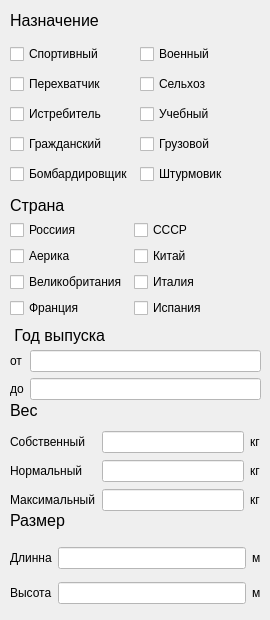
      <widget class="QWidget" name="page_7">
       <widget class="QLabel" name="label_56">
        <property name="geometry">
         <rect>
          <x>10</x>
          <y>10</y>
          <width>181</width>
          <height>21</height>
         </rect>
        </property>
        <property name="font">
         <font>
          <pointsize>12</pointsize>
         </font>
        </property>
        <property name="text">
         <string>Назначение</string>
        </property>
       </widget>
       <widget class="QLabel" name="label_61">
        <property name="geometry">
         <rect>
          <x>10</x>
          <y>195</y>
          <width>181</width>
          <height>21</height>
         </rect>
        </property>
        <property name="font">
         <font>
          <pointsize>12</pointsize>
         </font>
        </property>
        <property name="text">
         <string>Страна</string>
        </property>
       </widget>
       <widget class="QWidget" name="formLayoutWidget_10">
        <property name="geometry">
         <rect>
          <x>10</x>
          <y>220</y>
          <width>251</width>
          <height>103</height>
         </rect>
        </property>
        <layout class="QFormLayout" name="formLayout_10">
         <item row="0" column="0">
          <widget class="QCheckBox" name="checkBox_75">
           <property name="text">
            <string>Россиия</string>
           </property>
          </widget>
         </item>
         <item row="0" column="1">
          <widget class="QCheckBox" name="checkBox_76">
           <property name="text">
            <string>СССР</string>
           </property>
          </widget>
         </item>
         <item row="1" column="0">
          <widget class="QCheckBox" name="checkBox_77">
           <property name="text">
            <string>Аерика</string>
           </property>
          </widget>
         </item>
         <item row="1" column="1">
          <widget class="QCheckBox" name="checkBox_78">
           <property name="text">
            <string>Китай</string>
           </property>
          </widget>
         </item>
         <item row="2" column="0">
          <widget class="QCheckBox" name="checkBox_79">
           <property name="text">
            <string>Великобритания</string>
           </property>
          </widget>
         </item>
         <item row="2" column="1">
          <widget class="QCheckBox" name="checkBox_80">
           <property name="text">
            <string>Италия</string>
           </property>
          </widget>
         </item>
         <item row="3" column="0">
          <widget class="QCheckBox" name="checkBox_81">
           <property name="text">
            <string>Франция</string>
           </property>
          </widget>
         </item>
         <item row="3" column="1">
          <widget class="QCheckBox" name="checkBox_82">
           <property name="text">
            <string>Испания</string>
           </property>
          </widget>
         </item>
        </layout>
       </widget>
       <widget class="QLabel" name="label_152">
        <property name="geometry">
         <rect>
          <x>10</x>
          <y>325</y>
          <width>201</width>
          <height>21</height>
         </rect>
        </property>
        <property name="font">
         <font>
          <pointsize>12</pointsize>
         </font>
        </property>
        <property name="text">
         <string> Год выпуска</string>
        </property>
       </widget>
       <widget class="QLabel" name="label_153">
        <property name="geometry">
         <rect>
          <x>10</x>
          <y>400</y>
          <width>181</width>
          <height>21</height>
         </rect>
        </property>
        <property name="font">
         <font>
          <pointsize>12</pointsize>
         </font>
        </property>
        <property name="text">
         <string>Вес</string>
        </property>
       </widget>
       <widget class="QLabel" name="label_154">
        <property name="geometry">
         <rect>
          <x>10</x>
          <y>510</y>
          <width>181</width>
          <height>21</height>
         </rect>
        </property>
        <property name="font">
         <font>
          <pointsize>12</pointsize>
         </font>
        </property>
        <property name="text">
         <string>Размер</string>
        </property>
       </widget>
       <widget class="QWidget" name="formLayoutWidget_5">
        <property name="geometry">
         <rect>
          <x>10</x>
          <y>350</y>
          <width>251</width>
          <height>53</height>
         </rect>
        </property>
        <layout class="QFormLayout" name="formLayout_5">
         <item row="0" column="0">
          <widget class="QLabel" name="label_155">
           <property name="text">
            <string>от</string>
           </property>
          </widget>
         </item>
         <item row="0" column="1">
          <widget class="QLineEdit" name="lineEdit_31">
           <property name="styleSheet">
            <string notr="true">background-color: rgb(255, 255, 255);</string>
           </property>
          </widget>
         </item>
         <item row="1" column="0">
          <widget class="QLabel" name="label_156">
           <property name="text">
            <string>до</string>
           </property>
          </widget>
         </item>
         <item row="1" column="1">
          <widget class="QLineEdit" name="lineEdit_36">
           <property name="styleSheet">
            <string notr="true">background-color: rgb(255, 255, 255);</string>
           </property>
          </widget>
         </item>
        </layout>
       </widget>
       <widget class="QWidget" name="gridLayoutWidget_16">
        <property name="geometry">
         <rect>
          <x>10</x>
          <y>540</y>
          <width>251</width>
          <height>71</height>
         </rect>
        </property>
        <layout class="QGridLayout" name="gridLayout_16">
         <item row="0" column="1">
          <widget class="QLineEdit" name="lineEdit_37">
           <property name="styleSheet">
            <string notr="true">background-color: rgb(255, 255, 255);</string>
           </property>
          </widget>
         </item>
         <item row="1" column="0">
          <widget class="QLabel" name="label_157">
           <property name="text">
            <string>Высота</string>
           </property>
          </widget>
         </item>
         <item row="0" column="0">
          <widget class="QLabel" name="label_160">
           <property name="text">
            <string>Длинна</string>
           </property>
          </widget>
         </item>
         <item row="1" column="1">
          <widget class="QLineEdit" name="lineEdit_38">
           <property name="styleSheet">
            <string notr="true">background-color: rgb(255, 255, 255);</string>
           </property>
          </widget>
         </item>
         <item row="0" column="2">
          <widget class="QLabel" name="label_163">
           <property name="text">
            <string>м</string>
           </property>
          </widget>
         </item>
         <item row="1" column="2">
          <widget class="QLabel" name="label_162">
           <property name="text">
            <string>м</string>
           </property>
          </widget>
         </item>
        </layout>
       </widget>
       <widget class="QWidget" name="gridLayoutWidget_17">
        <property name="geometry">
         <rect>
          <x>10</x>
          <y>430</y>
          <width>251</width>
          <height>82</height>
         </rect>
        </property>
        <layout class="QGridLayout" name="gridLayout_17">
         <item row="1" column="2">
          <widget class="QLabel" name="label_167">
           <property name="text">
            <string>кг</string>
           </property>
          </widget>
         </item>
         <item row="0" column="2">
          <widget class="QLabel" name="label_168">
           <property name="text">
            <string>кг</string>
           </property>
          </widget>
         </item>
         <item row="2" column="2">
          <widget class="QLabel" name="label_169">
           <property name="text">
            <string>кг</string>
           </property>
          </widget>
         </item>
         <item row="0" column="1">
          <widget class="QLineEdit" name="lineEdit_83">
           <property name="styleSheet">
            <string notr="true">background-color: rgb(255, 255, 255);</string>
           </property>
          </widget>
         </item>
         <item row="1" column="0">
          <widget class="QLabel" name="label_170">
           <property name="text">
            <string>Нормальный</string>
           </property>
          </widget>
         </item>
         <item row="0" column="0">
          <widget class="QLabel" name="label_171">
           <property name="text">
            <string>Собственный</string>
           </property>
          </widget>
         </item>
         <item row="2" column="0">
          <widget class="QLabel" name="label_172">
           <property name="text">
            <string>Максимальный</string>
           </property>
          </widget>
         </item>
         <item row="2" column="1">
          <widget class="QLineEdit" name="lineEdit_84">
           <property name="styleSheet">
            <string notr="true">background-color: rgb(255, 255, 255);</string>
           </property>
          </widget>
         </item>
         <item row="1" column="1">
          <widget class="QLineEdit" name="lineEdit_85">
           <property name="styleSheet">
            <string notr="true">background-color: rgb(255, 255, 255);</string>
           </property>
          </widget>
         </item>
        </layout>
       </widget>
       <widget class="QWidget" name="gridLayoutWidget_18">
        <property name="geometry">
         <rect>
          <x>10</x>
          <y>40</y>
          <width>251</width>
          <height>151</height>
         </rect>
        </property>
        <layout class="QGridLayout" name="gridLayout_18">
         <item row="0" column="1">
          <widget class="QCheckBox" name="checkBox_83">
           <property name="text">
            <string>Военный</string>
           </property>
          </widget>
         </item>
         <item row="2" column="1">
          <widget class="QCheckBox" name="checkBox_84">
           <property name="text">
            <string>Учебный</string>
           </property>
          </widget>
         </item>
         <item row="3" column="1">
          <widget class="QCheckBox" name="checkBox_85">
           <property name="text">
            <string>Грузовой</string>
           </property>
          </widget>
         </item>
         <item row="1" column="1">
          <widget class="QCheckBox" name="checkBox_86">
           <property name="text">
            <string>Сельхоз</string>
           </property>
          </widget>
         </item>
         <item row="0" column="0">
          <widget class="QCheckBox" name="checkBox_87">
           <property name="text">
            <string>Спортивный</string>
           </property>
          </widget>
         </item>
         <item row="4" column="0">
          <widget class="QCheckBox" name="checkBox_13">
           <property name="text">
            <string>Бомбардировщик</string>
           </property>
          </widget>
         </item>
         <item row="3" column="0">
          <widget class="QCheckBox" name="checkBox_88">
           <property name="text">
            <string>Гражданский</string>
           </property>
          </widget>
         </item>
         <item row="2" column="0">
          <widget class="QCheckBox" name="checkBox_14">
           <property name="text">
            <string>Истребитель</string>
           </property>
          </widget>
         </item>
         <item row="1" column="0">
          <widget class="QCheckBox" name="checkBox_89">
           <property name="text">
            <string>Перехватчик</string>
           </property>
          </widget>
         </item>
         <item row="4" column="1">
          <widget class="QCheckBox" name="checkBox_90">
           <property name="text">
            <string>Штурмовик</string>
           </property>
          </widget>
         </item>
        </layout>
       </widget>
      </widget>
